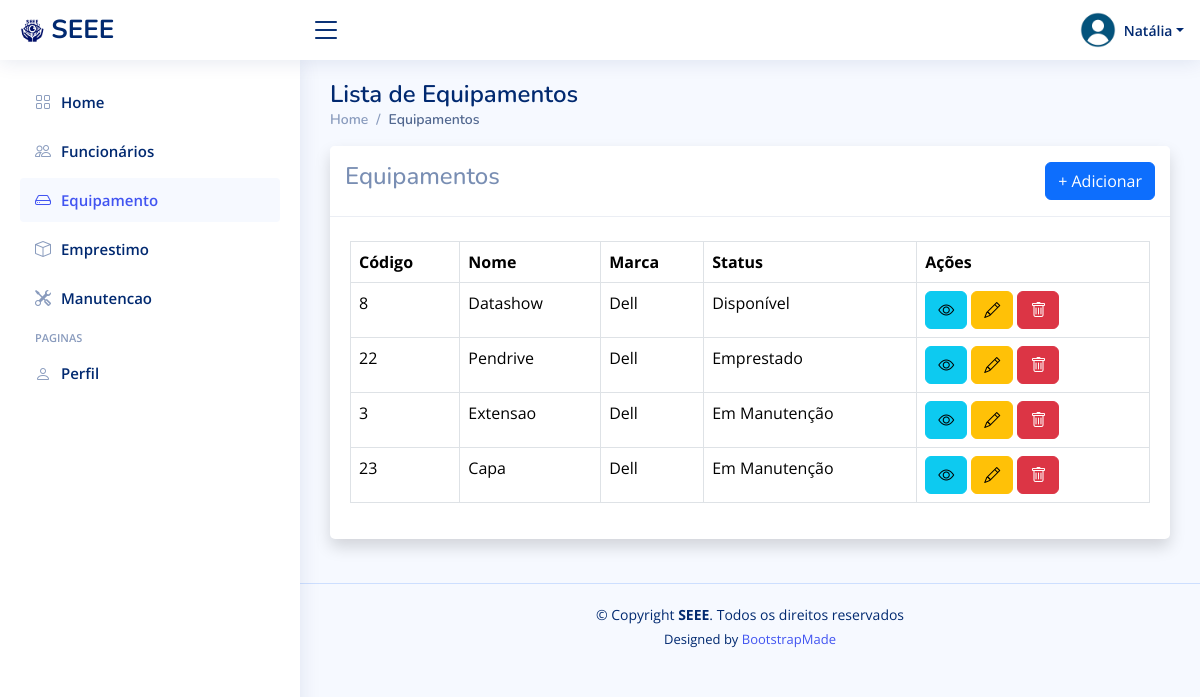
The page /equipamento/ (signed in) on the database as committed earlier.
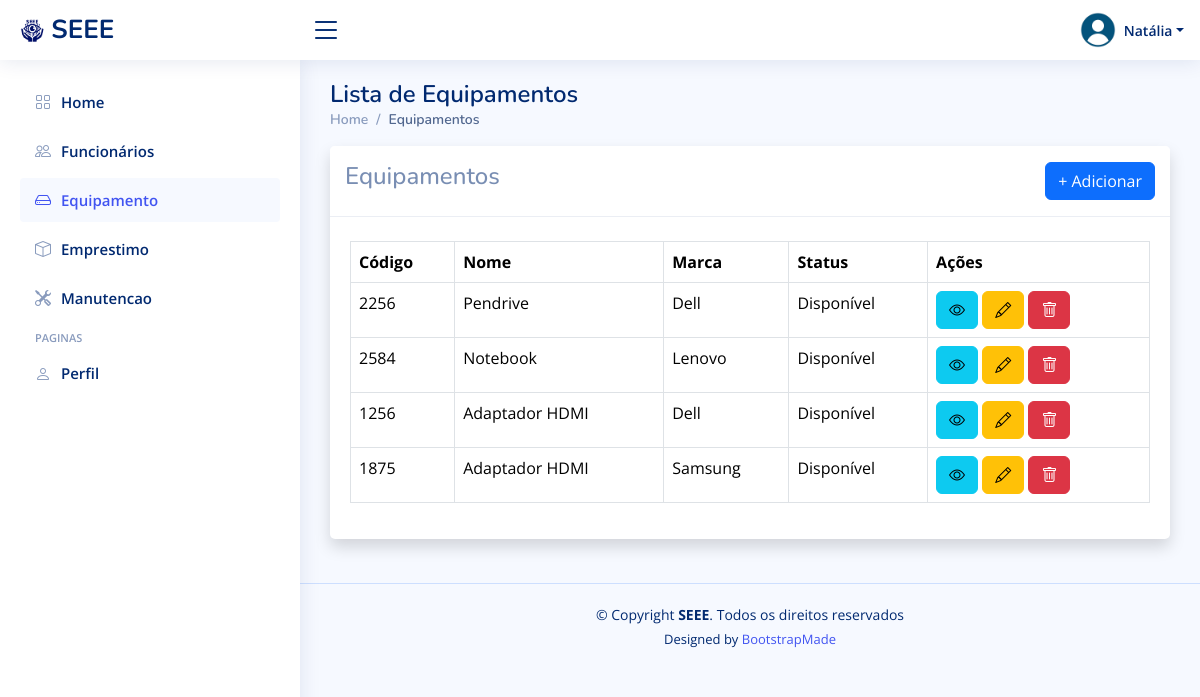
The same page on the database as committed later.
### equipamento/models.py (models this page shows, shortened)
class Equipamento(models.Model):
    nome = models.CharField(max_length=100)
    codigo = models.CharField(max_length=50, unique=True)
    marca = models.CharField(max_length=50)
    status = models.PositiveIntegerField(choices=[(1, 'Disponível'), (2, 'Emprestado'), (3, 'Em Manutenção')], default=1)

### equipamento/views.py (the view)
# urls.py: path('', views.listar_equipamentos, name='listar_equipamentos'),
@login_required
def listar_equipamentos(request):
    equipamentos = Equipamento.objects.all()
    return render(request, 'equipamento/listar_equipamentos.html', {'equipamentos': equipamentos})

### funcionario/contextProcess.py (called while the page is built)
def user_group_context(request):
    user = request.user
    isAdmin = user.groups.filter(name='Admin').exists()
    isFuncionario = user.groups.filter(name='Funcionarios').exists()
    return {
        'isAdmin': isAdmin,
        'isDuncionario': isFuncionario,
    }

### templates/equipamento/listar_equipamentos.html (shortened to what this page needs)
{% extends 'funcionario/_base.html' %}
{% block content %}
<div class="pagetitle">
    <h1>Lista de Equipamentos</h1>
    <nav>
      <ol class="breadcrumb">
        <li class="breadcrumb-item"><a href="/funcionario/">Home</a></li>
        <li class="breadcrumb-item active">Equipamentos</li>
      </ol>
    </nav>
  </div>
<div class="card shadow mb-4">
    <div class="card-header py-3 d-sm-flex align-items-center justify-content-between mb-4">
        <h4>Equipamentos</h4>
        <a class="btn btn-primary" href="{% url 'criar_equipamento' %}">+ Adicionar</a>
    </div>
    <div class="card-body">
        <div class="table-responsive">
            <table class="table table-bordered">
              <thead>
                <tr>
                  <th>Código</th>
                  <th>Nome</th>
                  <th>Marca</th>
                  <th>Status</th>
                  <th>Ações</th>
                </tr>
              </thead>
              <tbody>
                {% for equipamento in equipamentos %}
                  <tr>
                    <td>{{ equipamento.codigo }}</td>
                    <td>{{ equipamento.nome }}</td>
                    <td>{{ equipamento.marca }}</td>
                    <td>{{ equipamento.get_status_display }}</td>
                    <td>
                      <a class="btn btn-info" href="{% url 'detalhar_equipamento' equipamento.id %}" data-bs-toggle="tooltip" data-bs-placement="top" title="Ver detalhes"><i class="bi bi-eye"></i></a>
                      <a class="btn btn-warning" href="{% url 'editar_equipamento' equipamento.id %}" data-bs-toggle="tooltip" data-bs-placement="top" title="Editar"><i class="bi bi-pencil"></i></a>
                      <button type="button" class="btn btn-danger" data-bs-toggle="modal" data-bs-target="#basicModal-{{ equipamento.id }}"><i class="bi bi-trash"></i></button>
                    </td>
                  </tr>
                {% endfor %}
              </tbody>
            </table>
        </div>
    </div>
</div>
{% endblock %}

### templates/funcionario/_base.html (shortened to what this page needs)
{% load static %}
<!DOCTYPE html>
<html lang="pt-br">
<head>
  <link href="{% static 'assets/vendor/bootstrap/css/bootstrap.min.css' %}" rel="stylesheet">
  <link href="{% static 'assets/vendor/bootstrap-icons/bootstrap-icons.css' %}" rel="stylesheet">
  <link href="{% static 'assets/vendor/boxicons/css/boxicons.min.css' %}" rel="stylesheet">
  <link href="{% static 'assets/vendor/quill/quill.snow.css' %}" rel="stylesheet">
  <link href="{% static 'assets/vendor/quill/quill.bubble.css' %}" rel="stylesheet">
  <link href="{% static 'assets/vendor/remixicon/remixicon.css' %}" rel="stylesheet">
  <link href="{% static 'assets/vendor/simple-datatables/style.css' %}" rel="stylesheet">
  <link href="{% static 'assets/css/style.css' %}" rel="stylesheet">
</head>
<body>
  <header id="header" class="header fixed-top d-flex align-items-center">
    <div class="d-flex align-items-center justify-content-between">
      <a href="/funcionario/" class="logo d-flex align-items-center">
        <img src="{% static 'assets/img/SEEE.png' %}" alt="">
        <span class="d-none d-lg-block">SEEE</span>
      </a>
      <i class="bi bi-list toggle-sidebar-btn"></i>
    </div>
    <nav class="header-nav ms-auto">
      <ul class="d-flex align-items-center">
        <li class="nav-item dropdown pe-3">
          <a class="nav-link nav-profile d-flex align-items-center pe-0" href="#" data-bs-toggle="dropdown">
            <img src="{% static 'assets/img/profile.png' %}" alt="Profile" class="rounded-circle">
            <span class="d-none d-md-block dropdown-toggle ps-2">{{ user.username }}</span>
          </a>
        </li>
      </ul>
    </nav>
  </header>
  {% include 'funcionario/sidebar.html'%}
  <main id="main" class="main">
    {% block content %}
    {% endblock %}
  </main>
  <footer id="footer" class="footer">
    <div class="copyright">
      &copy; Copyright <strong><span>SEEE</span></strong>. Todos os direitos reservados
    </div>
    <div class="credits">
      Designed by <a href="https://bootstrapmade.com/">BootstrapMade</a>
    </div>
  </footer>
</body>
</html>

### templates/funcionario/sidebar.html
{% load static %}
  <aside id="sidebar" class="sidebar">
    <ul class="sidebar-nav" id="sidebar-nav">
      <li class="nav-item">
        <a class="nav-link {% if request.path == '/funcionario/' %}active{% else %}collapsed{% endif %}" href="/funcionario/">
          <i class="bi bi-grid"></i>
          <span>Home</span>
        </a>
      </li>
      {% if isAdmin %}
      <li class="nav-item">
          <a class="nav-link {% if request.path == '/funcionario/list/' %}active{% else %}collapsed{% endif %}" href="/funcionario/list/">
              <i class="bi bi-people"></i>
              <span>Funcionários</span>
          </a>
      </li>
      {% endif %}
      <li class="nav-item">
        <a class="nav-link {% if request.path == '/equipamento/' %}active{% else %}collapsed{% endif %}" href="/equipamento/">
          <i class="bi bi-hdd"></i>
          <span>Equipamento</span>
        </a>
      </li>
      <li class="nav-item">
        <a class="nav-link {% if request.path == '/emprestimo/list/' %}active{% else %}collapsed{% endif %}" href="/emprestimo/list/">
          <i class="bi bi-box"></i>
          <span>Emprestimo</span>
        </a>
      </li>
      <li class="nav-item">
        <a class="nav-link {% if request.path == '/manutencao/' %}active{% else %}collapsed{% endif %}" href="/manutencao/">
          <i class="bi bi-tools"></i>
          <span>Manutencao</span>
        </a>
      </li>
      <li class="nav-heading">Paginas</li>
      <li class="nav-item">
        <a class="nav-link collapsed" href="/conta/perfil/">
          <i class="bi bi-person"></i>
          <span>Perfil</span>
        </a>
      </li>
    </ul>
  </aside>

### static/assets/css/style.css (style rules this page uses)
:root { scroll-behavior: smooth; }
body { font-family: "Open Sans", sans-serif; background: #f6f9ff; color: #444444; }
a { color: #4154f1; text-decoration: none; }
h1, h2, h3, h4, h5, h6 { font-family: "Nunito", sans-serif; }
#main { margin-top: 60px; padding: 20px 30px; transition: all 0.3s; }
.pagetitle { margin-bottom: 10px; }
.pagetitle h1 { font-size: 24px; margin-bottom: 0; font-weight: 600; color: #012970; }
.card { margin-bottom: 30px; border: none; border-radius: 5px; box-shadow: 0px 0 30px rgba(1, 41, 112, 0.1); }
.card-header, .card-footer { border-color: #ebeef4; background-color: #fff; color: #798eb3; padding: 15px; }
.card-body { padding: 0 20px 20px 20px; }
.breadcrumb { font-size: 14px; font-family: "Nunito", sans-serif; color: #899bbd; font-weight: 600; }
.breadcrumb a { color: #899bbd; transition: 0.3s; }
.breadcrumb .breadcrumb-item::before { color: #899bbd; }
.breadcrumb .active { color: #51678f; font-weight: 600; }
.logo { line-height: 1; }
@media (min-width: 1200px) { .logo { width: 280px; } }
.logo img { max-height: 26px; margin-right: 6px; }
.logo span { font-size: 26px; font-weight: 700; color: #012970; font-family: "Nunito", sans-serif; }
.header { transition: all 0.5s; z-index: 997; height: 60px; box-shadow: 0px 2px 20px rgba(1, 41, 112, 0.1); background-color: #fff; padding-left: 20px; }
.header .toggle-sidebar-btn { font-size: 32px; padding-left: 10px; cursor: pointer; color: #012970; }
.header-nav ul { list-style: none; }
.header-nav>ul { margin: 0; padding: 0; }
.header-nav .nav-profile { color: #012970; }
.header-nav .nav-profile img { max-height: 36px; }
.header-nav .nav-profile span { font-size: 14px; font-weight: 600; }
.sidebar { position: fixed; top: 60px; left: 0; bottom: 0; width: 300px; z-index: 996; transition: all 0.3s; padding: 20px; overflow-y: auto; scrollbar-width: thin; scrollbar-color: #aab7cf transparent; box-shadow: 0px 0px 20px rgba(1, 41, 112, 0.1); background-color: #fff; }
@media (min-width: 1200px) { #main, #footer { margin-left: 300px; } }
.sidebar-nav { padding: 0; margin: 0; list-style: none; }
.sidebar-nav li { padding: 0; margin: 0; list-style: none; }
.sidebar-nav .nav-item { margin-bottom: 5px; }
.sidebar-nav .nav-heading { font-size: 11px; text-transform: uppercase; color: #899bbd; font-weight: 600; margin: 10px 0 5px 15px; }
.sidebar-nav .nav-link { display: flex; align-items: center; font-size: 15px; font-weight: 600; color: #4154f1; transition: 0.3; background: #f6f9ff; padding: 10px 15px; border-radius: 4px; }
.sidebar-nav .nav-link i { font-size: 16px; margin-right: 10px; color: #4154f1; }
.sidebar-nav .nav-link.collapsed { color: #012970; background: #fff; }
.sidebar-nav .nav-link.collapsed i { color: #899bbd; }
.footer { padding: 20px 0; font-size: 14px; transition: all 0.3s; border-top: 1px solid #cddfff; }
.footer .copyright { text-align: center; color: #012970; }
.footer .credits { padding-top: 5px; text-align: center; font-size: 13px; color: #012970; }

Rows that differ between the two databases and show on the page:
removed Equipamento: codigo "8", nome "Datashow", marca "Dell", status "Disponível"
removed Equipamento: codigo "3", nome "Extensao", marca "Dell", status "Em Manutenção"
removed Equipamento: codigo "23", nome "Capa", marca "Dell", status "Em Manutenção"
changed Equipamento "Pendrive": codigo "22" → "2256"; status "Emprestado" → "Disponível"
added Equipamento: codigo "2584", nome "Notebook", marca "Lenovo", status "Disponível"
added Equipamento: codigo "1256", nome "Adaptador HDMI", marca "Dell", status "Disponível"
added Equipamento: codigo "1875", nome "Adaptador HDMI", marca "Samsung", status "Disponível"
